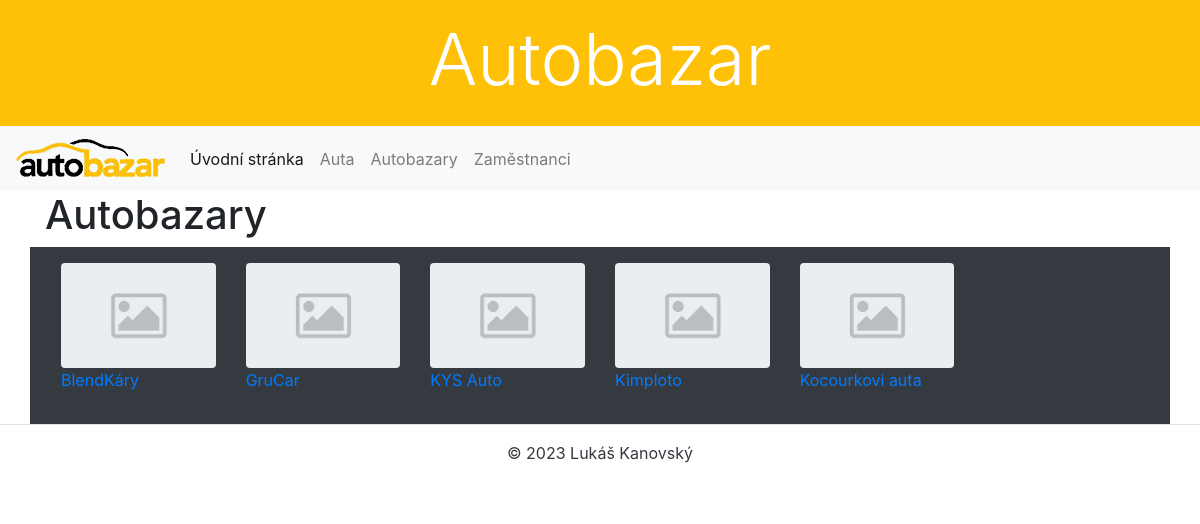
Page /autobazar/autobazary on the committed database.
### autobazar/models.py (models this page shows, shortened)
class Autobazar(models.Model):
    nazev = models.CharField(max_length=100, null=False, blank=False, verbose_name='Název autobazaru', help_text='Zadejte název autobazaru')
    obec = models.CharField(max_length=100, null=False, blank=False, verbose_name='Obec', help_text='Zadejte obec, ve které se autobazar nachází')
    ulice = models.CharField(max_length=50, null=False, blank=False, verbose_name='Ulice', help_text='Zadejte ulici, ve které se autobazar nachází')
    psc = models.PositiveIntegerField(null=False, blank=False, verbose_name='PSČ', help_text='Zadejte PSČ')
    fotka = models.ImageField(upload_to='autobazary', null=True, blank=True, verbose_name='Logo autobazaru', help_text='Nahrejte logo autobazaru', default='uploads/default.jpg')
    class Meta:
        verbose_name = 'Autobazar'
        verbose_name_plural = 'Autobazary'
        ordering = ['nazev']

### autobazar/views.py (the view)
# urls.py: path('autobazary', views.autobazary, name='autobazary'),
def autobazary(request):
    context = {
        'autobazary': Autobazar.objects.all(),
    }
    return render(request, 'autobazary.html', context=context)

### autobazar/templates/autobazary.html (shortened to what this page needs)
{% extends 'base.html' %}
{% block content %}
    <h1>Autobazary</h1>
    <div class="row bg-dark p-3">
    {% for autobazar in autobazary %}
        <div class="col-lg-2 col-md-4">
            <img src="{{ autobazar.fotka.url }}"
                 alt="Fotka: {{ autobazar.nazev }}"
                 class="img-fluid rounded">
            <p><a href="{% url 'autobazar_detail' autobazar.id %}">{{ autobazar.nazev }}</a></p>
        </div>
    {% endfor %}
    </div>
{% endblock %}

### rows in the picture
Autobazar: fotka (placeholder picture), nazev "BlendKáry"
Autobazar: fotka (placeholder picture), nazev "GruCar"
Autobazar: fotka (placeholder picture), nazev "KYS Auto"
Autobazar: fotka (placeholder picture), nazev "Kimploto"
Autobazar: fotka (placeholder picture), nazev "Kocourkovi auta"
